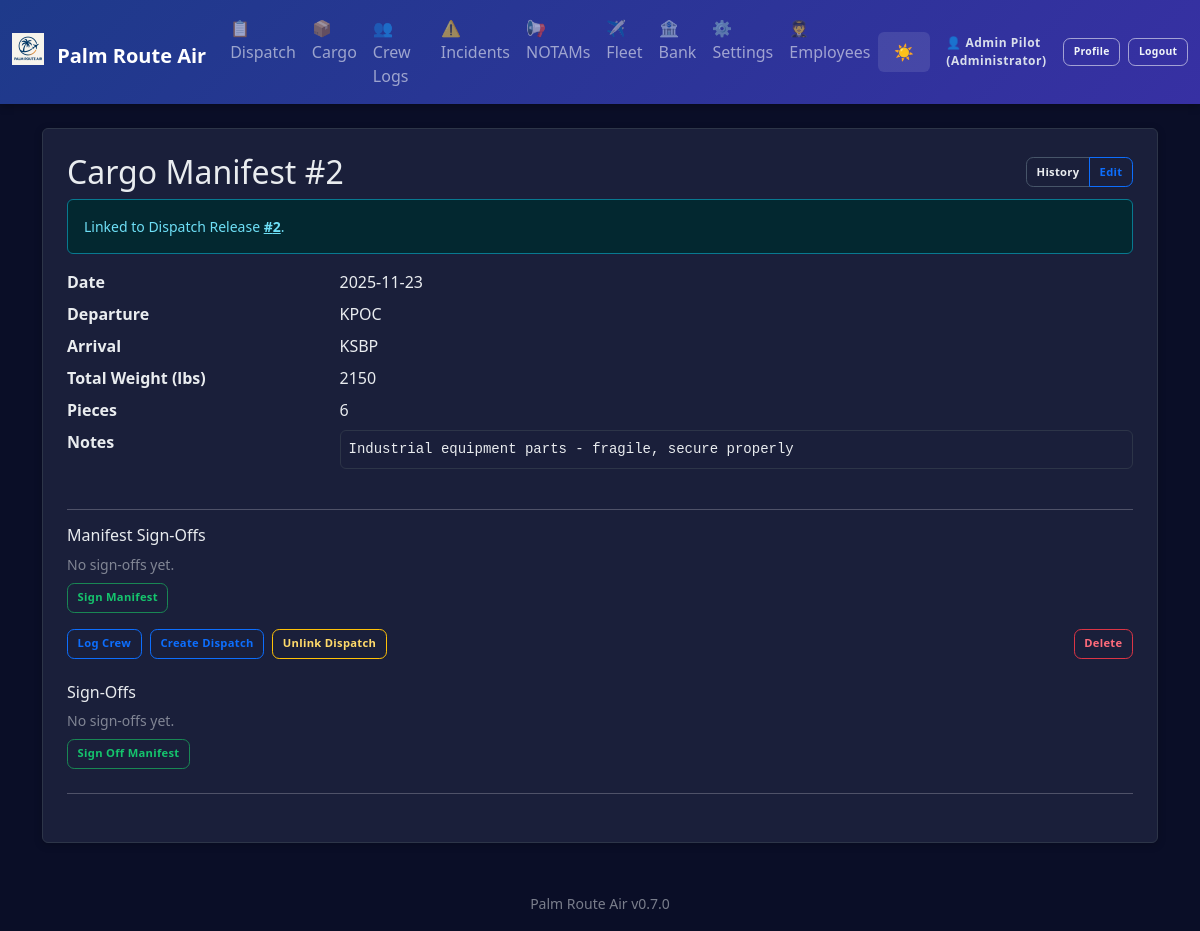
The app's page /cargo/2 (signed in), older data.
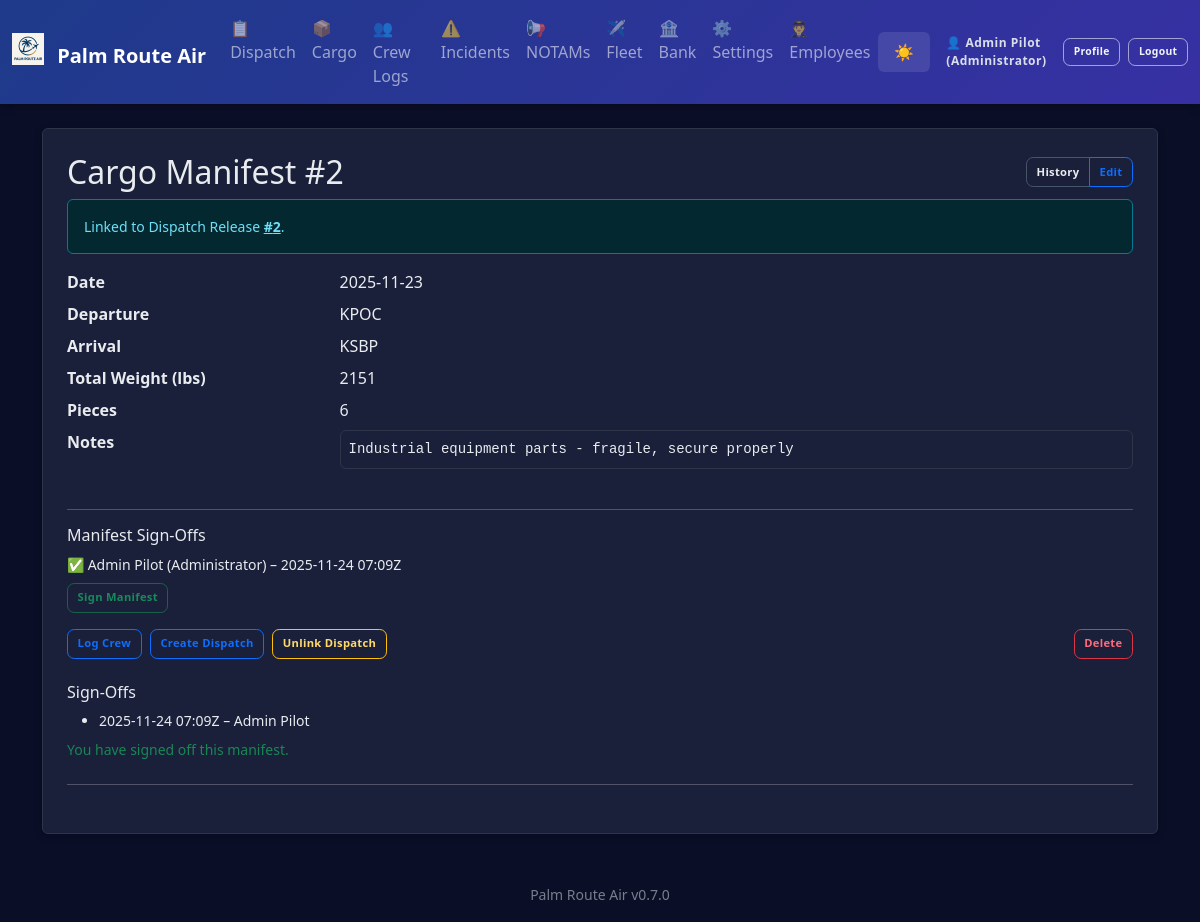
The same page, newer data.
### app.py (models this page shows, shortened)
class CargoManifest(db.Model):
    id = db.Column(db.Integer, primary_key=True)
    date = db.Column(db.String(20))
    departure = db.Column(db.String(10))
    arrival = db.Column(db.String(10))
    total_weight = db.Column(db.String(20))
    pieces = db.Column(db.String(10))
    notes = db.Column(db.Text)
    dispatch_release_id = db.Column(db.Integer, db.ForeignKey('dispatch_release.id'))
    signoffs = db.relationship('CargoManifestSignOff', backref='manifest', lazy='dynamic')

class CargoManifestSignOff(db.Model):
    id = db.Column(db.Integer, primary_key=True)
    cargo_manifest_id = db.Column(db.Integer, db.ForeignKey('cargo_manifest.id'), nullable=False)
    employee_id = db.Column(db.Integer, db.ForeignKey('employee.id'), nullable=False)
    timestamp = db.Column(db.DateTime, default=datetime.datetime.utcnow)
    employee = db.relationship('Employee', lazy='joined')

class Employee(db.Model):
    id = db.Column(db.Integer, primary_key=True)
    name = db.Column(db.String(100), nullable=False)
    email = db.Column(db.String(120), unique=True)
    role = db.Column(db.String(50), default='Pilot')
    hire_date = db.Column(db.Date, default=datetime.date.today)
    active = db.Column(db.Integer, default=1)
    password_hash = db.Column(db.String(255))

### app.py (the view, shortened to what this page needs)
@app.route('/cargo/<int:id>', methods=['GET','POST'])
@login_required
def cargo_detail(id):
    m = CargoManifest.query.get_or_404(id)
    dispatch_options = DispatchRelease.query.order_by(DispatchRelease.id.desc()).limit(50).all()
    editing_flag = True if request.args.get('edit') == '1' else False
    signoffs = m.signoffs.order_by(CargoManifestSignOff.timestamp.asc()).all()
    return render_template('cargo_detail.html', m=m, dispatch_options=dispatch_options, editing=editing_flag, signoffs=signoffs)

### app.py (called while the page is built)
def login_required(f):
    @wraps(f)
    def wrapper(*args, **kwargs):
        if not session.get('employee_id'):
            flash('Login required.', 'error')
            return redirect(url_for('login'))
        return f(*args, **kwargs)
    return wrapper

@app.before_request
def enforce_login_globally():
    public_endpoints = {'login', 'logout', 'static'}
    if request.endpoint in public_endpoints or request.endpoint is None:
        return
    if not session.get('employee_id'):
        return redirect(url_for('login'))

@app.context_processor
def inject_settings():
    try:
        settings = AppSettings.query.first()
        if not settings:
            settings = AppSettings(company_name='Palm Route Air')
    except:
        settings = None
    current_employee = None
    if session.get('employee_id'):
        current_employee = Employee.query.get(session['employee_id'])
    return dict(app_settings=settings, app_version=APP_VERSION, current_employee=current_employee)

### templates/cargo_detail.html (shortened to what the changed rows need)
{% extends 'base.html' %}
{% block content %}
<div class="p-4 bg-white rounded shadow-sm">
  <div class="d-flex justify-content-between align-items-center mb-2">
    <h2 class="mb-0">Cargo Manifest #{{ m.id }}</h2>
    <div class="btn-group btn-group-sm">
      <a href="{{ url_for('cargo_history') }}" class="btn btn-outline-secondary btn-sm">History</a>
      <a href="#editForm" class="btn btn-outline-primary btn-sm" onclick="document.getElementById('editForm').classList.toggle('d-none');return false;">{{ 'Hide Edit' if editing else 'Edit' }}</a>
    </div>
  </div>
  {% if m.dispatch_release_id %}
    <div class="alert alert-info small mb-3">Linked to Dispatch Release <a href="{{ url_for('dispatch_detail', id=m.dispatch_release_id) }}" class="alert-link">#{{ m.dispatch_release_id }}</a>.</div>
  {% endif %}
  <dl class="row mb-0">
    <dt class="col-sm-3">Date</dt><dd class="col-sm-9">{{ m.date }}</dd>
    <dt class="col-sm-3">Departure</dt><dd class="col-sm-9">{{ m.departure }}</dd>
    <dt class="col-sm-3">Arrival</dt><dd class="col-sm-9">{{ m.arrival }}</dd>
    <dt class="col-sm-3">Total Weight (lbs)</dt><dd class="col-sm-9">{{ m.total_weight }}</dd>
    <dt class="col-sm-3">Pieces</dt><dd class="col-sm-9">{{ m.pieces }}</dd>
    <dt class="col-sm-3">Notes</dt><dd class="col-sm-9"><pre class="small bg-light p-2 border rounded" style="white-space:pre-wrap">{{ m.notes }}</pre></dd>
  </dl>
  <div>
    <h5 class="h6 mb-2">Manifest Sign-Offs</h5>
    {% if signoffs and signoffs|length > 0 %}
      <ul class="list-unstyled small mb-2">
        {% for so in signoffs %}
          <li class="mb-1">✅ {{ so.employee.name }} ({{ so.employee.role }}) – {{ so.timestamp.strftime('%Y-%m-%d %H:%MZ') }}</li>
        {% endfor %}
      </ul>
    {% else %}
      <p class="small text-muted mb-2">No sign-offs yet.</p>
    {% endif %}
    {% if current_employee %}
      <form method="post" action="{{ url_for('cargo_sign', id=m.id) }}" class="d-inline">
        <button class="btn btn-outline-success btn-sm" {% if signoffs and signoffs|selectattr('employee_id','equalto', current_employee.id)|list|length > 0 %}disabled{% endif %}>Sign Manifest</button>
      </form>
    {% else %}
      <a href="{{ url_for('login') }}" class="btn btn-outline-primary btn-sm">Login to sign</a>
    {% endif %}
  </div>
  <div class="mt-4">
    <h3 class="h6">Sign-Offs</h3>
    {% if signoffs and signoffs|length > 0 %}
      <ul class="small mb-2">
        {% for so in signoffs %}
          <li>{{ so.timestamp.strftime('%Y-%m-%d %H:%MZ') }} – {{ so.employee.name }}</li>
        {% endfor %}
      </ul>
    {% else %}
      <div class="small text-muted mb-2">No sign-offs yet.</div>
    {% endif %}
    {% if current_employee %}
      {% set already = signoffs|selectattr('employee_id','equalto', current_employee.id)|list %}
      {% if already|length == 0 %}
        <form method="post" action="{{ url_for('cargo_sign', id=m.id) }}">
          <button class="btn btn-outline-success btn-sm">Sign Off Manifest</button>
        </form>
      {% else %}
        <div class="text-success small">You have signed off this manifest.</div>
      {% endif %}
    {% else %}
      <div class="small text-muted">Login to sign off.</div>
    {% endif %}
  </div>
</div>
{% endblock %}

Row changes from the older to the newer data that the page shows:
changed CargoManifest "KPOC": total_weight "2150" → "2151"
added CargoManifestSignOff: employee.name "Admin Pilot", employee.role "Administrator", timestamp "2025-11-24 07:09Z"
Text that changed along with them:
text no longer shown: "No sign-offs yet. No sign-offs yet. Sign Off Manifest"
text now shown: "You have signed off this manifest."
